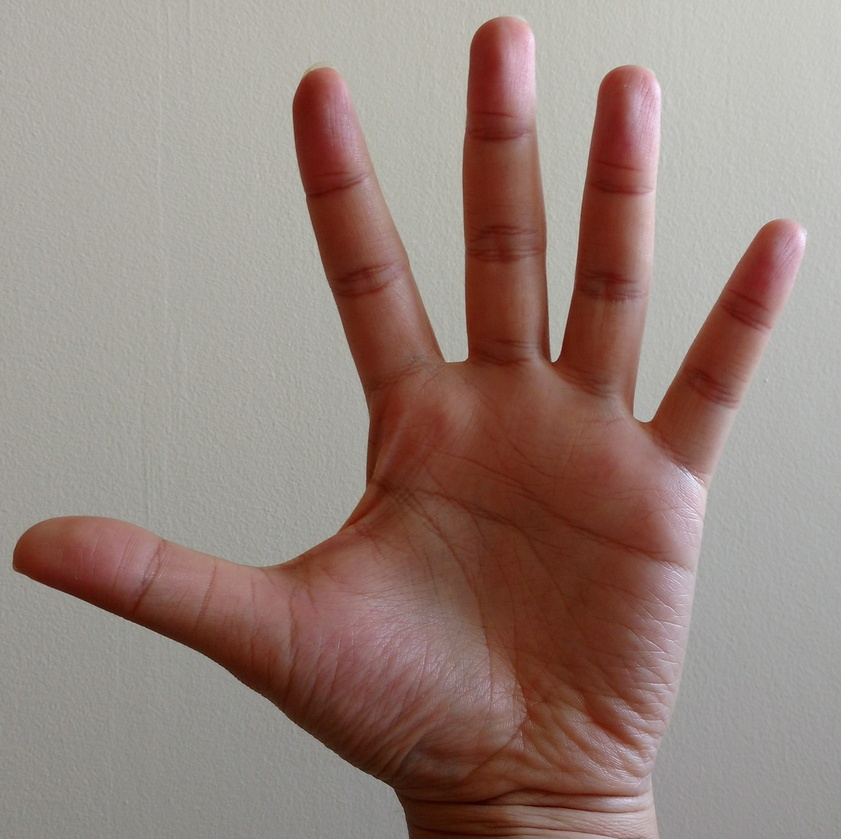
#> input picture test/my_palm.jpg, 841 x 839 px, shrunk from 2713 x 2709 before the run
$ python -i parametrized_canny.py   (imports and definitions only)
#> lines starting #> are read from the running program, lines starting #| are printed output that depends on the picture; after the words box and inside, x2 and y2 are one past the last pixel; in counts of white or black regions, pixels touching at a corner belong together
#> further down, picture is the input picture: shape (839, 841, 3); mean B, G, R 124.6, 132, 151.3
import os
import cv2
import numpy as np


def parametrized_canny(input_image):
    gray = cv2.cvtColor(input_image, cv2.COLOR_BGR2GRAY)
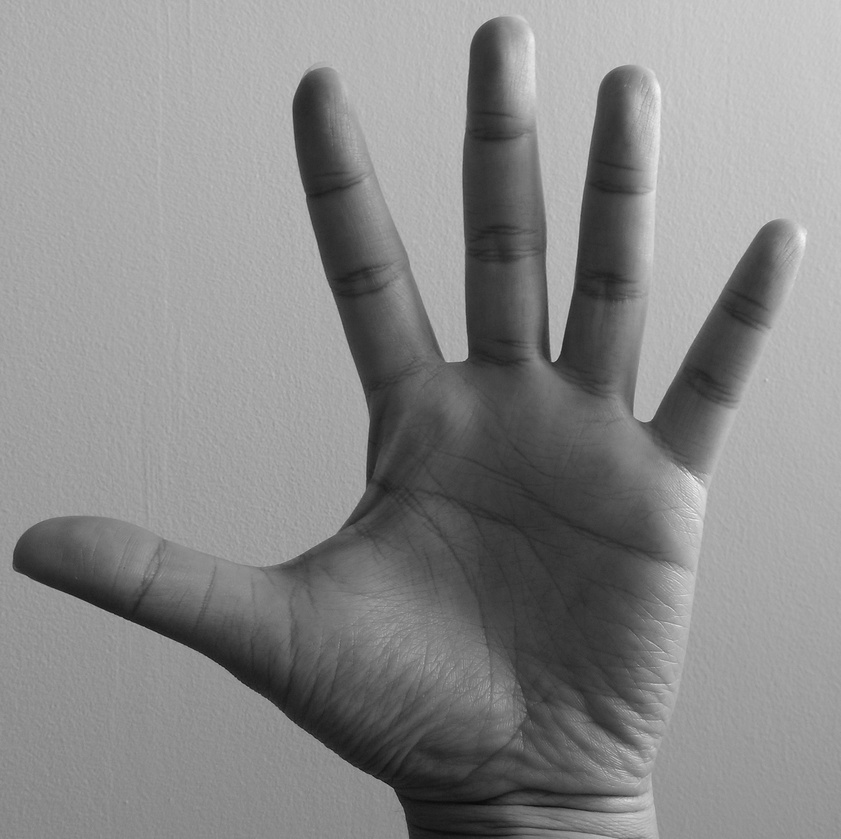
#> gray: shape (839, 841); min 10, max 243, mean 137
    blurred = cv2.GaussianBlur(gray, (3, 3), 0)
    v = np.median(blurred)
#> v = 154
    sigma = 0.33
    min_threshold = int(max(0, (1 - sigma) * v))
#> min_threshold = 103
    max_threshold = int(min(255, (1.0 + sigma) * v))
#> max_threshold = 204
    image = cv2.Canny(blurred, min_threshold, max_threshold)
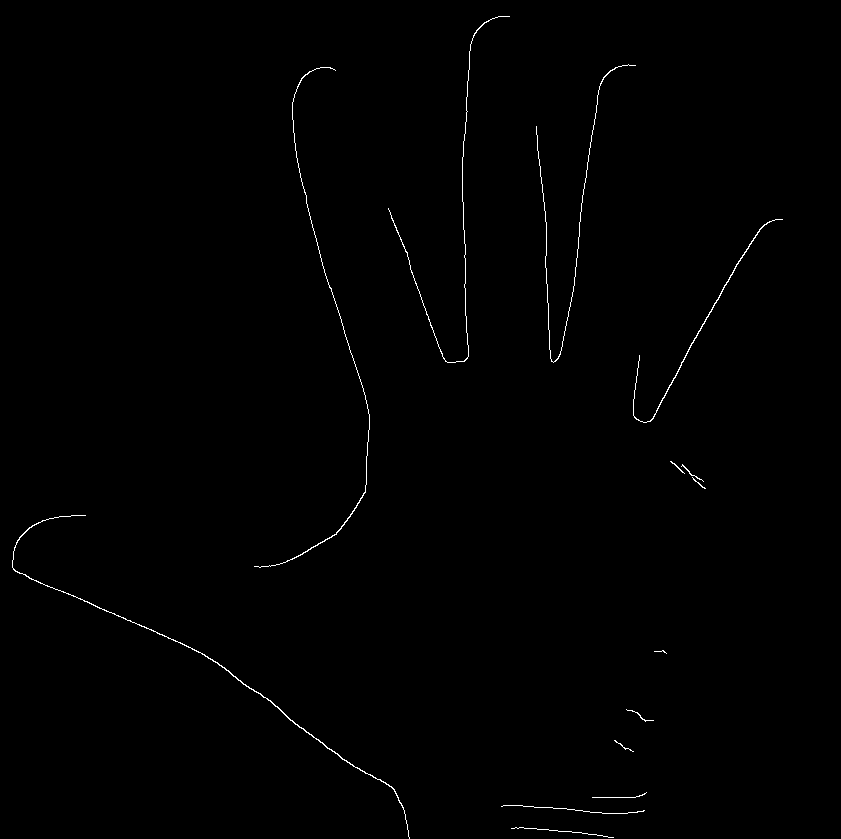
#> image: shape (839, 841); 0.48% white in thin lines or dots, all inside (x1, y1, x2, y2) = (12, 16, 783, 839)
    return image

>>> import cv2
>>> picture = cv2.imread('test/my_palm.jpg')
>>> result = parametrized_canny(picture)
